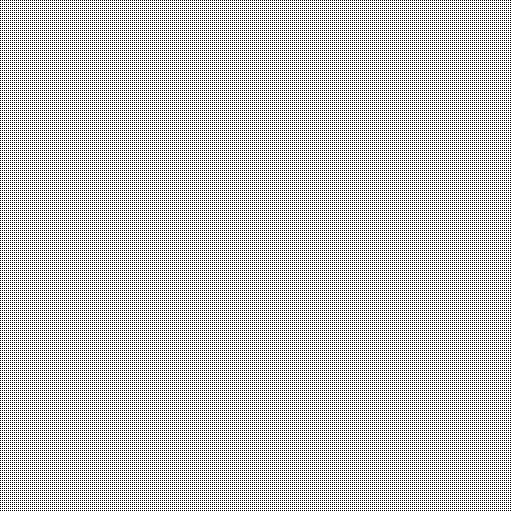
Frame 1 (no input)
Frame 60 (the mouse pressed at the canvas centre just before this capture): identical to frame 1, image omitted
Frame 120 (the mouse held since frame 60 and released just before this capture): identical to frame 1, image omitted

The Processing sketch that drew this single still picture (run headless with seeded random() and noise(); from frame 60 on, the mouse is pressed at the canvas centre):

// Processing sketch: c_OR_2
// ── c_OR_2.pde
/**
 * 2026/1/22 - 2026/2/10
 * 
 * 把画布看成网格
 * 每个格子 x、y 坐标的二进制表示
 * 按位或，即计算 x | y
 * 然后取特定位的值
 * 方式是
 * 索引值 a（补码）当中哪些位是 1
 * 就取 x | y 哪些位的值
 * 最后一步是，有1，结果是1，全0，结果是0，相当于按位或
 * 
 * 按位异或取出的是棋盘格及其叠加
 * 这里按位或再取值
 * 画出的是不同尺寸方格组成的白底黑色点阵及其叠加
 * 索引值 a 的补码出现重复片段、周期的时候
 * 画出的图案就会出现嵌套、层次、分形特征
 * 只是能画的范围很有限
 * 
 * 使用方式
 * 直接运行
 * 点击鼠标更新索引值 a 看不同图形
 * 左键 a 加 1
 * 右键 a 减 1
 * 控制台查看 a 的值以及补码
 * 按 s 键保存图片
 * 
 * 按位异或计算规则是
 * 对每一位
 * 用补码运算，得到补码
 * 不同得 1 相同得 0
 * 奇数个 1 得 1 偶数个 1 得 0
 * 
 * 按位与也是补码
 * 有 1 得 1 全 0 得 0
 * 和 1 按位与不变和 0 按位与置 0
 * 故可以用按位与把一些二进制位置 0 或者取相应位的值
 * 
 * 左上角格子对应0，涂黑
 * 
 * c_OR_2.pde 中的 c 原本代表 checkerboard，这里扩展到其他位运算，为了一致保留 c
 */
int cellWidth = 1;  // 格子宽度
int cellHeight = 1;  // 格子高度
int a = 1;  // 引入和索引值，取其补码中所有 1 所在位
int xMax;
int yMax;
int lastBits = 1;  // a 补码的最后 lastBits 位放进图片名
boolean isSaved = false;  // 防止重复保存
void setup() {
  size(512,512);
  noStroke();
  xMax = (width - 1) / cellWidth + 1;  // 防止 width 不能被 cellWidth 整除时的灰边
  yMax = (height - 1) / cellHeight + 1;  // 防止 height 不能被 cellHeight 整除时的灰边
  int i = 2;
  while (i < max(xMax, yMax)) {  // 只考虑这么多格子即可
    i *= 2;                      // 能画在画布上的图形只取决于 a 的补码最后 lastBits 位
    lastBits += 1;               // 与其余位无关，可以忽略，无论 a 正负
  }                              // 最后 lastBits 位也不包括符号位
  println(i, lastBits);
  println(a, binary(a, lastBits));
}
void draw() {
  int color1;
  loadPixels();
  for (int x = 0; x < xMax; x++) {
    for (int y = 0; y < yMax; y++) {
      color1 = (x | y) & a;  // 先把坐标x、y按位或再和变量 a 按位与，保留相应位的值。
      if (color1 != 0) {
        color1 = 1;  // 只要有一位是 1，就把颜色取 1，相当于对计算结果所有位取或运算
      }
      // 不用矩形而是填充像素点
      for (int dx = 0; dx < cellWidth; dx++) {
        for (int dy = 0; dy < cellHeight; dy++) {
          pixels[min(y * cellHeight + dy, height - 1) * width + min(x * cellWidth + dx, width - 1)] = color(color1 * 255);
        }
      }
    }
  }
  updatePixels();
}
void mousePressed() {
  if (mouseButton == LEFT) {
    a++;
    println(a, binary(a, lastBits));
    isSaved = false;
  } else if (mouseButton == RIGHT) {
    a--;
    println(a, binary(a, lastBits));
    isSaved = false;
  }
}
void keyPressed() {
  if (key == 's') {
    if (!isSaved) {
      String s = String.format("your_output/c_OR_2 a_%d_%s.png", a, binary(a, lastBits));  // 最后几位放进图片名即可，这样便于对照
      save(s);
      println(String.format("已保存：%s", s));
      isSaved = true;
    }
  }
}
